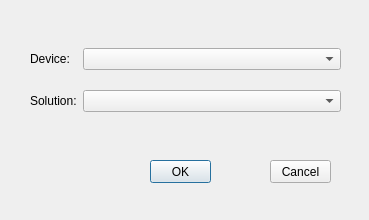
<?xml version="1.0" encoding="UTF-8"?>
<ui version="4.0">
 <class>ConfigureDialog</class>
 <widget class="QDialog" name="ConfigureDialog">
  <property name="enabled">
   <bool>true</bool>
  </property>
  <property name="geometry">
   <rect>
    <x>0</x>
    <y>0</y>
    <width>369</width>
    <height>220</height>
   </rect>
  </property>
  <property name="sizePolicy">
   <sizepolicy hsizetype="Fixed" vsizetype="Fixed">
    <horstretch>0</horstretch>
    <verstretch>0</verstretch>
   </sizepolicy>
  </property>
  <property name="minimumSize">
   <size>
    <width>349</width>
    <height>125</height>
   </size>
  </property>
  <property name="windowTitle">
   <string>Calibration Item - Configuration</string>
  </property>
  <property name="sizeGripEnabled">
   <bool>false</bool>
  </property>
  <widget class="QPushButton" name="btnOK">
   <property name="geometry">
    <rect>
     <x>150</x>
     <y>160</y>
     <width>61</width>
     <height>23</height>
    </rect>
   </property>
   <property name="text">
    <string>OK</string>
   </property>
  </widget>
  <widget class="QPushButton" name="btnCancel">
   <property name="geometry">
    <rect>
     <x>270</x>
     <y>160</y>
     <width>61</width>
     <height>23</height>
    </rect>
   </property>
   <property name="text">
    <string>Cancel</string>
   </property>
   <property name="autoDefault">
    <bool>false</bool>
   </property>
  </widget>
  <widget class="QWidget" name="verticalLayoutWidget">
   <property name="geometry">
    <rect>
     <x>30</x>
     <y>20</y>
     <width>311</width>
     <height>121</height>
    </rect>
   </property>
   <layout class="QVBoxLayout" name="verticalLayout" stretch="1">
    <property name="sizeConstraint">
     <enum>QLayout::SetDefaultConstraint</enum>
    </property>
    <item>
     <layout class="QGridLayout" name="gridLayout" rowstretch="0,0">
      <property name="sizeConstraint">
       <enum>QLayout::SetNoConstraint</enum>
      </property>
      <property name="horizontalSpacing">
       <number>6</number>
      </property>
      <property name="verticalSpacing">
       <number>20</number>
      </property>
      <item row="1" column="1">
       <widget class="QComboBox" name="cmbSolution">
        <property name="enabled">
         <bool>true</bool>
        </property>
        <property name="layoutDirection">
         <enum>Qt::LeftToRight</enum>
        </property>
       </widget>
      </item>
      <item row="0" column="0">
       <widget class="QLabel" name="lblDevice">
        <property name="sizePolicy">
         <sizepolicy hsizetype="Fixed" vsizetype="Fixed">
          <horstretch>0</horstretch>
          <verstretch>0</verstretch>
         </sizepolicy>
        </property>
        <property name="text">
         <string>Device:</string>
        </property>
        <property name="buddy">
         <cstring>cmbDevice</cstring>
        </property>
       </widget>
      </item>
      <item row="0" column="1">
       <widget class="QComboBox" name="cmbDevice">
        <property name="layoutDirection">
         <enum>Qt::LeftToRight</enum>
        </property>
       </widget>
      </item>
      <item row="1" column="0">
       <widget class="QLabel" name="lblSolution">
        <property name="sizePolicy">
         <sizepolicy hsizetype="Fixed" vsizetype="Fixed">
          <horstretch>0</horstretch>
          <verstretch>0</verstretch>
         </sizepolicy>
        </property>
        <property name="text">
         <string>Solution:</string>
        </property>
        <property name="buddy">
         <cstring>cmbDevice</cstring>
        </property>
       </widget>
      </item>
     </layout>
    </item>
   </layout>
  </widget>
 </widget>
 <tabstops>
  <tabstop>btnOK</tabstop>
  <tabstop>btnCancel</tabstop>
 </tabstops>
 <resources/>
 <connections/>
</ui>
